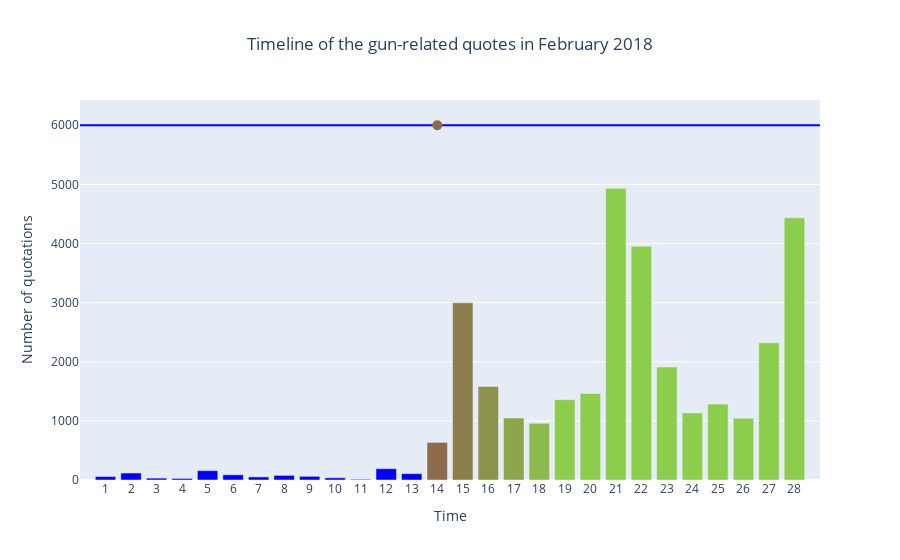

Source (notebook cell):
### Markdown cell above
Here again, it is obvious that the high school shooting of the 14th of February 2018 had a huge impact on the quotations of the following dates. The average number of gun related quotations for the days before the shooting is about 78 while it is of 2070  for the day of the shooting and the days after.   
Moreover, compared to the event of Las Vegas studied above, this mass shooting had a longer impact : it seems that people continued to speak about it longer.

### Code cell
# Interractive figure for the website : number of quotes in February 2018

fig = go.Figure()

colors = ['blue',] * 28  # 'rgb(31, 119, 180)'
colors[13] = 'rgb(140, 106, 75)'
colors[14] = 'rgb(140, 126, 75)'
colors[15] = 'rgb(140, 146, 75)'
colors[16] = 'rgb(140, 166, 75)'
colors[17] = 'rgb(140, 186, 75)'
colors[18] = 'rgb(140, 206, 75)'
colors[19] = 'rgb(140, 206, 75)'
colors[20] = 'rgb(140, 206, 75)'
colors[21] = 'rgb(140, 206, 75)'
colors[22] = 'rgb(140, 206, 75)'
colors[23] = 'rgb(140, 206, 75)'
colors[24] = 'rgb(140, 206, 75)'
colors[25] = 'rgb(140, 206, 75)'
colors[26] = 'rgb(140, 206, 75)'
colors[27] = 'rgb(140, 206, 75)'
colors2 = colors[13]


fig.add_trace(go.Bar(x=np.linspace(1,28,28), y=feb.groupby(feb['date'].dt.day).numOccurrences.sum(),
                     marker_color=colors, name='Timeline'))

fig.update_layout(
    uniformtext=dict(mode='hide'),
    xaxis = dict(
        tickmode = 'array',
        tickvals = np.linspace(1,28,28, dtype='int')
    ),
    title={'text':'Timeline of the gun-related quotes in February 2018', 'x':0.5, 'xanchor':'center'},
   showlegend=False, 
    )

fig.update_xaxes(title_text='Time', fixedrange=False)
fig.update_yaxes(title_text='Number of quotations')

lab_event = labels_events[5]

fig.add_trace(go.Scatter(
    x=[0, 29],
    y=[6000, 6000],
    mode="lines",
    marker_color=colors[0]
))

fig.add_trace(go.Scatter(
    x=[14],
    y=[6000],
    mode="markers",
    marker_color=colors2,
    marker_size=10,
    text=lab_event,
    name="Events",
    textposition="top center"
))

fig.show()
# fig.write_html("timelineyouhouuuu.html")

# Save the plot on Theo's account
# py.plot(fig, filename = 'timeline-feb2018', auto_open=True)

### Figure 1 — Plotly figure (JSON) as saved in the notebook; plotly's stock layout.template omitted (floating-point values rounded to 4 significant figures)
{"data": [{"marker": {"color": ["blue", "blue", "blue", "blue", "blue", "blue", "blue", "blue", "blue", "blue", "blue", "blue", "blue", "rgb(140, 106, 75)", "rgb(140, 126, 75)", "rgb(140, 146, 75)", "rgb(140, 166, 75)", "rgb(140, 186, 75)", "rgb(140, 206, 75)", "rgb(140, 206, 75)", "rgb(140, 206, 75)", "rgb(140, 206, 75)", "rgb(140, 206, 75)", "rgb(140, 206, 75)", "rgb(140, 206, 75)", "rgb(140, 206, 75)", "rgb(140, 206, 75)", "rgb(140, 206, 75)"]}, "name": "Timeline", "type": "bar", "x": [1, 2, 3, 4, 5, 6, 7, 8, 9, 10, 11, 12, 13, 14, 15, 16, 17, 18, 19, 20, 21, 22, 23, 24, 25, 26, 27, 28], "y": [58, 118, 32, 26, 158, 88, 52, 78, 62, 37, 11, 191, 107, 636, 2997, 1582, 1047, 958, 1359, 1465, 4934, 3954, 1910, 1134, 1285, 1044, 2321, 4434]}, {"marker": {"color": "blue"}, "mode": "lines", "type": "scatter", "x": [0, 29], "y": [6000, 6000]}, {"marker": {"color": "rgb(140, 106, 75)", "size": 10}, "mode": "markers", "name": "Events", "text": "14 Feb 2018:\nStoneman Douglas High School shooting", "textposition": "top center", "type": "scatter", "x": [14], "y": [6000]}], "layout": {"showlegend": false, "title": {"text": "Timeline of the gun-related quotes in February 2018", "x": 0.5, "xanchor": "center"}, "uniformtext": {"mode": "hide"}, "xaxis": {"fixedrange": false, "tickmode": "array", "tickvals": [1, 2, 3, 4, 5, 6, 7, 8, 9, 10, 11, 12, 13, 14, 15, 16, 17, 18, 19, 20, 21, 22, 23, 24, 25, 26, 27, 28], "title": {"text": "Time"}}, "yaxis": {"title": {"text": "Number of quotations"}}}}
